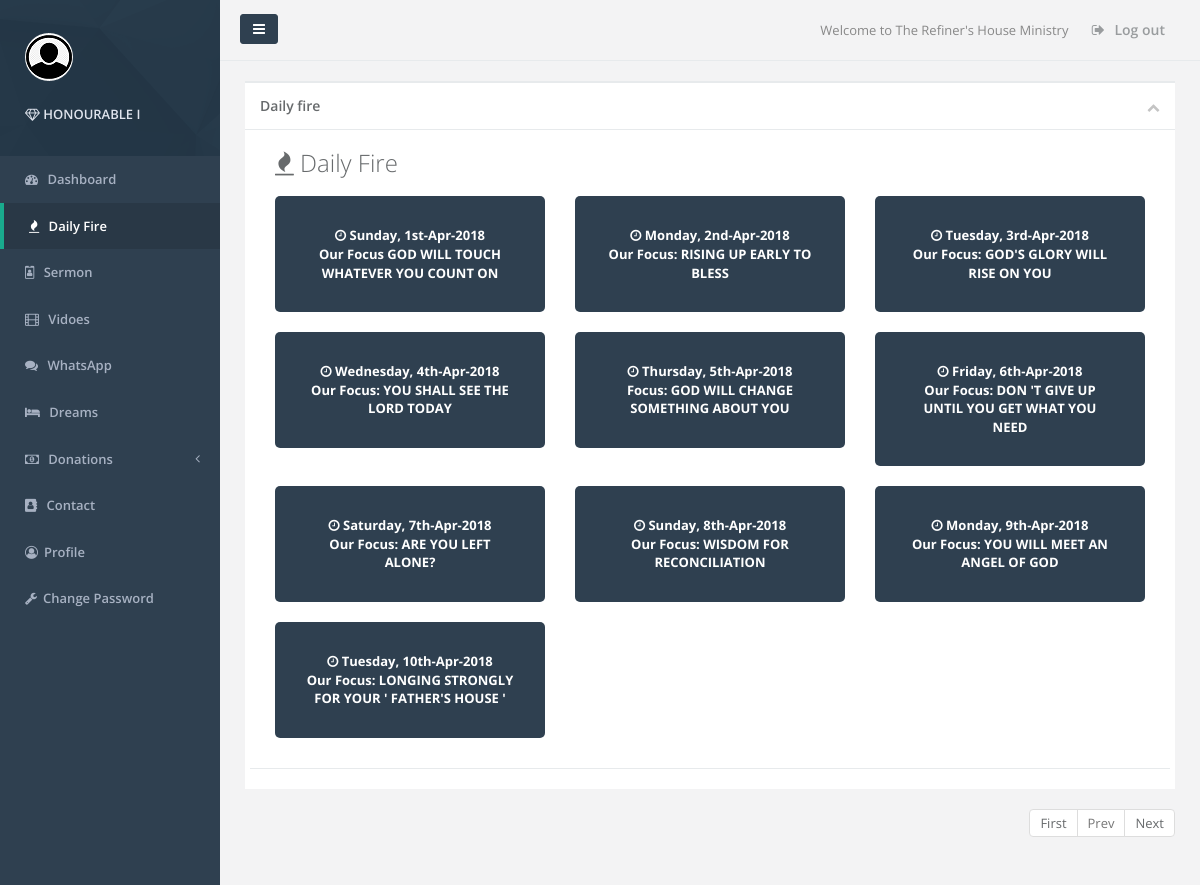
/dailyfire.php (signed in), run on the app's committed database.
### tables this page shows
CREATE TABLE `daily_fire` (
  `id` int(11) NOT NULL auto_increment,
  `image` varchar(255) default NULL,
  `edition` varchar(255) default NULL,
  `date` date default NULL,
  `title` varchar(255) default NULL,
  `full_text` longtext,
  `dateposted` timestamp NOT NULL default CURRENT_TIMESTAMP on update CURRENT_TIMESTAMP,
  PRIMARY KEY  (`id`)
);

### dailyfire.php (the view, shortened to what this page needs)
<!DOCTYPE html>
<html>
<head>
<?php
    require ('session.php');
    require ('head.php');
    if (isset($_GET['pageno'])) {
        $pageno = $_GET['pageno'];
    } else {
        $pageno = 1;
    }
    $no_of_records_per_page = 10;
    $offset = ($pageno-1) * $no_of_records_per_page;
?>
</head>
<body>
    <div id="wrapper">
    <nav class="navbar-default navbar-static-side" role="navigation">
        <div class="sidebar-collapse">
            <ul class="nav metismenu" id="side-menu">
                <li class="nav-header">
                        <div class="dropdown profile-element"> <span>
                            <img alt="image" class="img-circle" src="img/images.png" />
                             </span>
                            <a data-toggle="dropdown" class="dropdown-toggle" href="#">
                            <span class="clear"><span class="block m-t-xs"> <br><strong class="font-bold"><i class="fa fa-diamond"></i>
                                <?php echo $_SESSION['login_user']; ?>
                                </strong>
                             </span></span></a>
                        </div>
                    </li>
                    <li>
                        <a href="index.php"><i class="fa fa-dashboard (alias)"></i> <span class="nav-label">Dashboard</span></a>
                    </li>
                    <li class="active">
                        <a href="dailyfire.php"><i class="fa fa-fire"></i> <span class="nav-label">Daily Fire</span></a>
                    </li>
                    <li>
                        <a href="#"><i class="fa fa-id-badge"></i> <span class="nav-label">Sermon</span></a>
                    </li>
                    <li>
                        <a href="videos.php"><i class="fa fa-film"></i> <span class="nav-label">Vidoes</span></a>
                    </li>
                    <li>
                        <a href="whatsapp.php"><i class="fa fa-comments"></i> <span class="nav-label">WhatsApp</span></a>
                    </li>
                    <li>
                        <a href="dreams.php"><i class="fa fa-bed"></i> <span class="nav-label">Dreams</span></a>
                    </li>
                    <li>
                        <a href="#"><i class="fa fa-money"></i> <span class="nav-label">Donations</span><span class="fa arrow"></span></a>
                    </li>
                    <li>
                        <a href="contact.php"><i class="fa fa-address-book"></i> <span class="nav-label">Contact</span></a>
                    </li>
                    <li>
                        <a href="profile.php"><i class="fa fa-user-circle-o"></i><span class="nav-label">Profile</span></a>
                    </li>
                    <li>
                        <a href="change_password.php"><i class="fa fa-wrench"></i><span class="nav-label">Change Password</span></a>
                    </li>
        </div>
    </nav>
        <div id="page-wrapper" class="gray-bg">
            <div class="row border-bottom">
        <nav class="navbar navbar-static-top" role="navigation" style="margin-bottom: 0">
        <div class="navbar-header">
            <a class="navbar-minimalize minimalize-styl-2 btn btn-primary " href="#"><i class="fa fa-bars"></i> </a>
        </div>
            <ul class="nav navbar-top-links navbar-right">
                <li>
                    <span class="m-r-sm text-muted welcome-message">Welcome to The Refiner's House Ministry</span>
                </li>
                <li>
                    <a href="login.html">
                        <i class="fa fa-sign-out"></i> Log out
                    </a>
                </li>
            </ul>
        </nav>
        </div>
        <div class="wrapper wrapper-content animated fadeInRight">
            <div class="row">
                <div class="col-lg-12">
                <div class="ibox float-e-margins">
                    <div class="ibox-title">
                        <h5>Daily fire</h5>
                        <div class="ibox-tools">
                            <a class="collapse-link">
                                <i class="fa fa-chevron-up"></i>
                            </a>
                        </div>
                    </div>
                    <div class="ibox-content">
                        <div class="row wrapper border-bottom white-bg page-heading">
                            <div class="col-lg-10">
                                <h2><i class="fa fa-fire"></i> Daily Fire</h2>
                            </div>
                            <?php
                            $ssqqll = "SELECT * FROM daily_fire";
                            $resqq = mysqli_query($conn,$ssqqll);
                            $total_rows= mysqli_num_rows($resqq);
                            $total_p = $total_rows / $no_of_records_per_page;
                            $total_pages = ceil($total_p);
                            $getList = "SELECT * FROM daily_fire LIMIT $offset, $no_of_records_per_page";
                            $result = mysqli_query($conn,$getList);
                            while($row = $result->fetch_assoc()) {
                                $dd = date_create($row["date"]);
                                ?>
                                <div class="col-lg-4">
                                    <a data-toggle="modal" data-target="#om<?php echo $row['id']?>">
                                      <div class="widget navy-bg p-lg text-center">
                                        <div>
                                            <strong>
                                                <i class="fa fa-clock-o"></i> <?php echo date_format($dd, 'l, jS-M-Y') ?>
                                            </strong>
                                        </div>
                                        <div>
                                            <strong><?php echo $row['title']; ?></strong>
                                        </div>
                                     </div>
                                    </a>
                                </div>
                                 <?php
                              }
                        ?>
                        </div>
                    </div>
         <ul class="pagination pull-right">
            <li><a href="?pageno=1">First</a></li>
            <li class="<?php if($pageno <= 1){echo 'disabled';} ?>">
                <a href="<?php if($pageno <= 1){echo '#';}else { echo "?pageno=".($pageno - 1);} ?>">Prev</a>
            </li>
             <li class="<?php if($pageno >= $total_pages){echo 'disabled';} ?>">
                <a href="<?php if($pageno >= $total_pages){echo '#';}else { echo "?pageno=".($pageno + 1);} ?>">Next</a>
            </li>
        </ul>
        </div>
        </div>
        </div>
</body>
</html>

### head.php (shortened to what this page needs)
<link href="css/bootstrap.min.css" rel="stylesheet">
<link href="font-awesome/css/font-awesome.css" rel="stylesheet">
<link href="css/plugins/toastr/toastr.min.css" rel="stylesheet">
<link href="css/plugins/iCheck/custom.css" rel="stylesheet">
<link href="js/plugins/gritter/jquery.gritter.css" rel="stylesheet">
<link href="css/animate.css" rel="stylesheet">
<link href="css/style.css" rel="stylesheet">

### data on the page
daily_fire: date "Sunday, 1st-Apr-2018", title "Our Focus GOD WILL TOUCH WHATEVER YOU COUNT ON"
daily_fire: date "Monday, 2nd-Apr-2018", title "Our Focus: RISING UP EARLY TO BLESS"
daily_fire: date "Tuesday, 3rd-Apr-2018", title "Our Focus: GOD'S GLORY WILL RISE ON YOU"
daily_fire: date "Wednesday, 4th-Apr-2018", title "Our Focus: YOU SHALL SEE THE LORD TODAY"
daily_fire: date "Thursday, 5th-Apr-2018", title "Focus: GOD WILL CHANGE SOMETHING ABOUT YOU"
daily_fire: date "Friday, 6th-Apr-2018", title "Our Focus: DON 'T GIVE UP UNTIL YOU GET WHAT YOU NEED"
daily_fire: date "Saturday, 7th-Apr-2018", title "Our Focus: ARE YOU LEFT ALONE?"
daily_fire: date "Sunday, 8th-Apr-2018", title "Our Focus: WISDOM FOR RECONCILIATION"
daily_fire: date "Monday, 9th-Apr-2018", title "Our Focus: YOU WILL MEET AN ANGEL OF GOD"
daily_fire: date "Tuesday, 10th-Apr-2018", title "Our Focus: LONGING STRONGLY FOR YOUR ' FATHER'S HOUSE '"

### other printed values
$_SESSION['login_user'] "HONOURABLE I"
